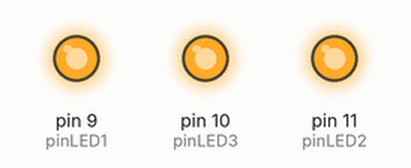
The sketch below on a simulated Arduino Uno, built with avr-gcc and run on an emulated ATmega328P. On the bench: output pins drawn as LEDs (lit = HIGH).

Above: at 0.5 s.
At 3.5 s:
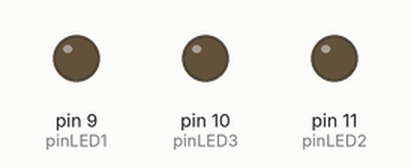
Timing chart, 0 to 4.6 s (numbered marks = the images above):
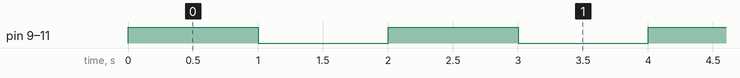

The sketch:

8b.ino
```cpp
#define pinLED1 9
#define pinLED2 11
#define pinLED3 10

void setup() {

 pinMode(pinLED1, OUTPUT);
 pinMode(pinLED2, OUTPUT);
 pinMode(pinLED3, OUTPUT);

}

void loop() {

 digitalWrite(pinLED1, HIGH);
 digitalWrite(pinLED2, HIGH);
 digitalWrite(pinLED3, HIGH);
 delay(1000);
 digitalWrite(pinLED1, LOW);
 digitalWrite(pinLED2, LOW);
 digitalWrite(pinLED3, LOW);
 delay(1000);


}
```

Measured:
- by itself, pin 9 (pinLED1), pin 10 (pinLED3), pin 11 (pinLED2): alternates HIGH for 1.0 s and LOW for 1.0 s
